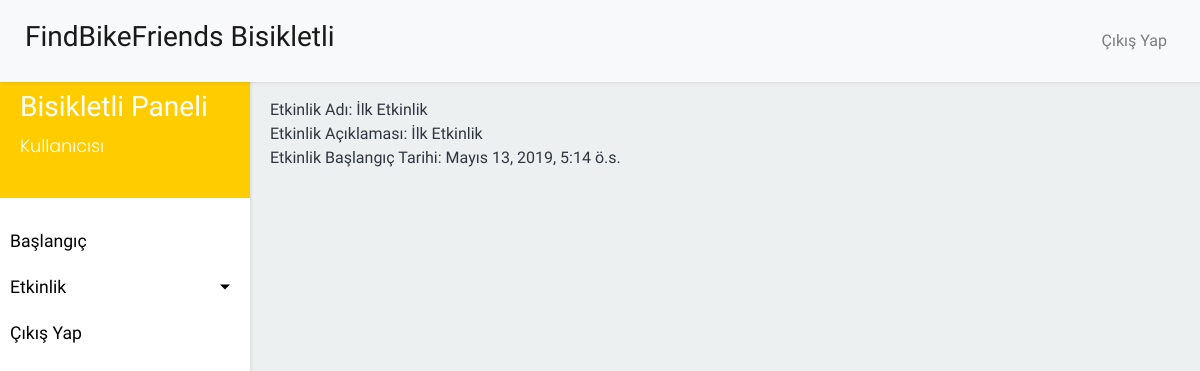
/bisikletli/etkinlik/1/, run on an earlier commit of the app's database.
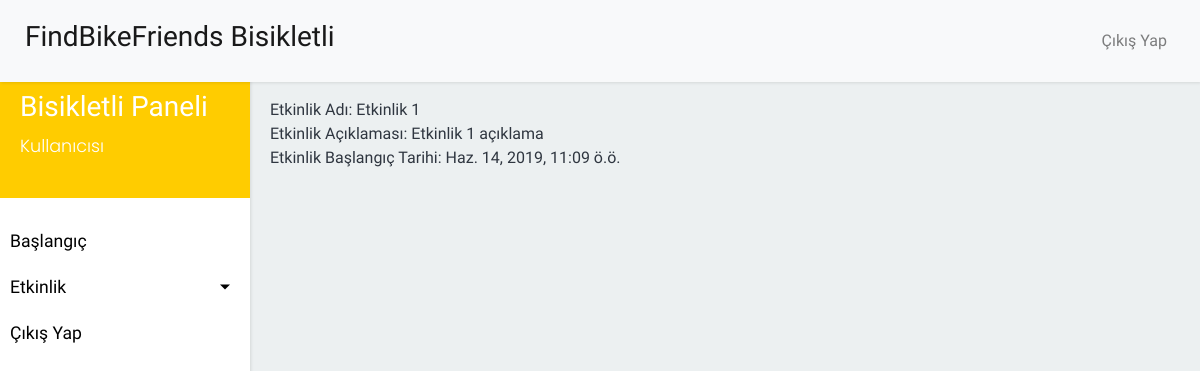
And on a later commit of the database.
### FindBikeFriends_app/models.py (models this page shows, shortened)
class Event(Model):
    name = CharField(max_length=255, verbose_name='Etkinlik Adı')
    description = TextField(max_length=1000, verbose_name='Açıklama')
    created_at = DateTimeField(auto_now_add=True, editable=False, blank=True, null=False,verbose_name='Oluşturma Tarihi')
    start_date = DateTimeField(verbose_name='Etkinlik Tarihi')
    type = ForeignKey('FindBikeFriends_app.EventType', blank=True, null=True, verbose_name='Etkinlik Tipi', on_delete=models.CASCADE)
    owner = ForeignKey('FindBikeFriends_app.User', related_name='owner',blank=False, null=False, verbose_name='Oluşturan Kişi', on_delete=models.CASCADE)
    lat = DecimalField(max_digits=9, decimal_places=6, null=True, blank=True, verbose_name='Etkinlik X Koordinatı')
    long = DecimalField(max_digits=9, decimal_places=6, null=True, blank=True, verbose_name='Etkinlik Y Koordinatı')
    guests = ManyToManyField('FindBikeFriends_app.User', blank=True, verbose_name='Gelen Kullanıcılar')
    thumbnail = ImageField(verbose_name='Etkinlik Thumbnail', upload_to='images/event/')
    class Meta:
        ordering = ('-id',)
        verbose_name = 'Etkinlik'
        verbose_name_plural = 'Etkinlikler'

### FindBikeFriends_rider/views.py (the view)
# urls.py: url(r'^event/(?P<id>\d+)/$', EventDetailView.as_view()),
def EventDetailView(request,id):
    context={
        "event": Event.objects.get(id=id)
    }
    return render(request, 'rider/event/event_detail.html', context)

### FindBikeFriends_rider/templates/rider/event/event_detail.html (shortened to what this page needs)
{% extends "rider/base.html" %}
{% load static %}
{% block content %}
<div class="col-md-12 col-lg-12 padding-zero">
Etkinlik Adı: {{event.name}} <br>
Etkinlik Açıklaması: {{event.description}} <br>
Etkinlik Başlangıç Tarihi: {{event.start_date}} <br>
</div>
{% endblock content %}

What changed in the data, as far as the page shows it:
changed Event: name "İlk Etkinlik" → "Etkinlik 1"; description "İlk Etkinlik" → "Etkinlik 1 açıklama"; start_date "Mayıs 13, 2019, 5:14 ö.s." → "Haz. 14, 2019, 11:09 ö.ö."
